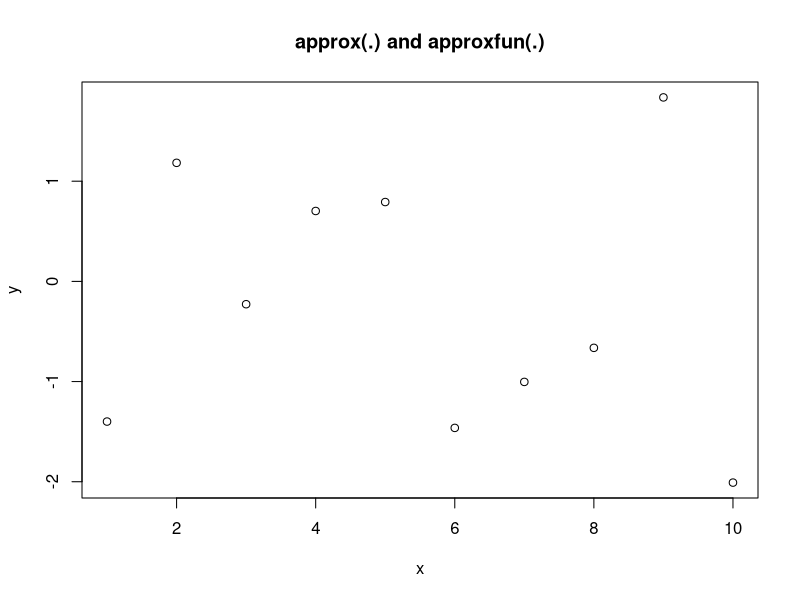
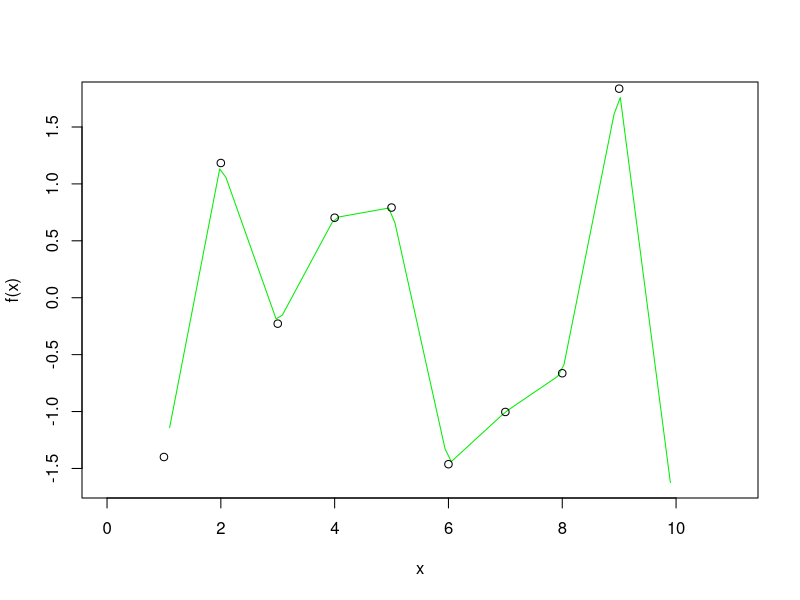

These charts were generated, in order, by the following R code: (Note: this script raises an error after producing the figures.)
## ---- chunk 1
knitr::opts_chunk$set(echo = TRUE)
## ---- chunk 2
force
#> function (x) 
#> x
#> <bytecode: 0x7f5660>
#> <environment: namespace:base>
## ---- chunk 3

?force
#Maybe to make it explicit? Documentation doesn't give more clues
## ---- chunk 4
?approxfun

#run in console
x <- 1:10
y <- rnorm(10)
f <- approxfun(x, y)
plot(x, y, main = "approx(.) and approxfun(.)")
curve(f(x), 0, 11, col = "green2")
points(x, y)

#approxfun creates a function that does interpolation
f

?ecdf

x <- rnorm(12)
Fn <- ecdf(x)
Fn     # a *function*
Fn(x)  # returns the percentiles for x
#creates an empirical cumulative distribution function
## ---- chunk 5
pick(1)(x)
# should be equivalent to
x[[1]]

pick <- function(i){
  function(x){
    x[[i]]
  }
}

lapply(mtcars, function(x) pick(5))
# should be equivalent to
lapply(mtcars, function(x) x[[5]])
## ---- chunk 6
m1 <- moment(1)
m2 <- moment(2)

x <- runif(100)
stopifnot(all.equal(m1(x), 0))
stopifnot(all.equal(m2(x), var(x) * 99 / 100))

#Me recuso
## ---- chunk 7
i <- 0
new_counter2 <- function() {
  i <<- i + 1
  i
}

new_counter2()
i
#value is changed in the global environment, which means it is accessible outside the function environment.
i <- 20
new_counter2()
## ---- chunk 8
new_counter3 <- function() {
  i <- 0
  function() {
    i <- i + 1
    i
  }
}

#i won't change

new_counter <- new_counter3()
new_counter()
new_counter()
## ---- chunk 9
library(ggplot2)
?ggplot2::label_bquote()
View(label_bquote)

p <- ggplot(mtcars, aes(wt, mpg)) + geom_point()
p + facet_grid(vs ~ ., labeller = label_bquote(alpha ^ .(vs)))

label_bquote(alpha ^ .(vs)) 

?facet_grid
?scales::number_format

#purpose is different, label_bquote is for mathematical expressions in facet labels, number_format is for scales in ggplot2. Thus the input and output for them is also different. label_quote returns a labeller object and number_format a function.
## ---- chunk 10
boot_model <- function(df, formula) {
  mod <- lm(formula, data = df)
  fitted <- unname(fitted(mod))
  resid <- unname(resid(mod))
  rm(mod)

  function() {
    fitted + sample(resid)
  }
} 

#Because they are evaluated when the function is called, not residing inside the child function.
## ---- chunk 11
boxcox3 <- function(x) {
  function(lambda) {
    if (lambda == 0) {
      log(x)
    } else {
      (x ^ lambda - 1) / lambda
    }
  }  
}

#This way more values of lambda can be tested.
## ---- chunk 12
boot_permute <- function(df, var) {
  n <- nrow(df)
  force(var)
  
  function() {
    col <- df[[var]]
    col[sample(n, replace = TRUE)]
  }
}

boot_mtcars1 <- boot_permute(mtcars, "mpg")

#only what's outside the child function is stored. So only n, var and df are stored.

env_print(boot_mtcars1)
## ---- chunk 13
ll_poisson1 <- function(x) {
  n <- length(x)

  function(lambda) {
    log(lambda) * sum(x) - n * lambda - sum(lfactorial(x))
  }
}

ll_poisson2 <- function(x) {
  n <- length(x)
  sum_x <- sum(x)
  c <- sum(lfactorial(x))

  function(lambda) {
    log(lambda) * sum_x - n * lambda - c
  }
}

x1 <- c(41, 30, 31, 38, 29, 24, 30, 29, 31, 38)
x1 <- sample(x1, 10000, replace = TRUE)

ll1 <- ll_poisson1(x1)
ll2 <- ll_poisson2(x1)


bench::mark(
  optimise(ll1, c(0, 100), maximum = TRUE),
  optimise(ll2, c(0, 100), maximum = TRUE),
  iterations = 1000
)

#ll2 is faster and changing the size of x makes the difference more pronounced.
## ---- chunk 14
# a) x$f(x$z).
# b) f(x$z).
# c) x$f(z).
# d) f(z).
# e) It depends.

#a is what happens if x and z are inside x and are called outside x.
#b is what happens if f is in the global environment 
#c is what happens if f is inside x and z in the global environment
#d happens if none of the objects is inside x. 
## ---- chunk 15
funs <- list(
  mean = function(x) mean(x, na.rm = TRUE),
  sum = function(x) sum(x, na.rm = TRUE)
)
mean(c(1, 2, NA)) #base mean
attach(funs)
#> The following objects are masked from package:base:
#> 
#>     mean, sum

mean(c(1, 2, NA)) #error because mean masks mean
mean <- function(x) stop("Hi!")

mean(c(1, 2, NA)) #new mean
detach(funs)

env_bind(globalenv(), !!!funs)

mean(c(1, 2, NA)) #error because mean masks mean

mean <- function(x) stop("Hi!") 

mean(c(1, 2, NA)) #hi mean

env_unbind(globalenv(), names(funs))

mean(c(1, 2, NA)) #base mean. Apparently it also unboud hi mean.

?env_unbind
